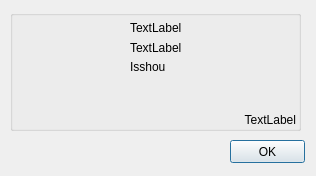
<ui version="4.0" >
 <class>qdAbout</class>
 <widget class="QDialog" name="qdAbout" >
  <property name="geometry" >
   <rect>
    <x>0</x>
    <y>0</y>
    <width>316</width>
    <height>176</height>
   </rect>
  </property>
  <property name="windowTitle" >
   <string>About</string>
  </property>
  <widget class="QPushButton" name="qpbOK" >
   <property name="geometry" >
    <rect>
     <x>230</x>
     <y>140</y>
     <width>75</width>
     <height>23</height>
    </rect>
   </property>
   <property name="text" >
    <string>OK</string>
   </property>
   <property name="autoDefault" >
    <bool>true</bool>
   </property>
  </widget>
  <widget class="QGroupBox" name="groupBox" >
   <property name="geometry" >
    <rect>
     <x>10</x>
     <y>10</y>
     <width>291</width>
     <height>121</height>
    </rect>
   </property>
   <widget class="QLabel" name="label" >
    <property name="geometry" >
     <rect>
      <x>10</x>
      <y>10</y>
      <width>100</width>
      <height>100</height>
     </rect>
    </property>
    <property name="text" >
     <string/>
    </property>
    <property name="pixmap" >
     <pixmap>Isshou.jpg</pixmap>
    </property>
   </widget>
   <widget class="QLabel" name="qlApplication" >
    <property name="geometry" >
     <rect>
      <x>120</x>
      <y>10</y>
      <width>101</width>
      <height>16</height>
     </rect>
    </property>
    <property name="text" >
     <string>TextLabel</string>
    </property>
   </widget>
   <widget class="QLabel" name="label_2" >
    <property name="geometry" >
     <rect>
      <x>120</x>
      <y>50</y>
      <width>46</width>
      <height>14</height>
     </rect>
    </property>
    <property name="text" >
     <string>Isshou</string>
    </property>
   </widget>
   <widget class="QLabel" name="qlQt" >
    <property name="geometry" >
     <rect>
      <x>225</x>
      <y>100</y>
      <width>61</width>
      <height>20</height>
     </rect>
    </property>
    <property name="text" >
     <string>TextLabel</string>
    </property>
    <property name="alignment" >
     <set>Qt::AlignRight|Qt::AlignTrailing|Qt::AlignVCenter</set>
    </property>
   </widget>
   <widget class="QLabel" name="qlVersion" >
    <property name="geometry" >
     <rect>
      <x>120</x>
      <y>30</y>
      <width>81</width>
      <height>16</height>
     </rect>
    </property>
    <property name="text" >
     <string>TextLabel</string>
    </property>
   </widget>
  </widget>
 </widget>
 <resources>
  <include location="About.qrc" />
 </resources>
 <connections>
  <connection>
   <sender>qpbOK</sender>
   <signal>clicked()</signal>
   <receiver>qdAbout</receiver>
   <slot>close()</slot>
   <hints>
    <hint type="sourcelabel" >
     <x>271</x>
     <y>181</y>
    </hint>
    <hint type="destinationlabel" >
     <x>161</x>
     <y>117</y>
    </hint>
   </hints>
  </connection>
 </connections>
</ui>
